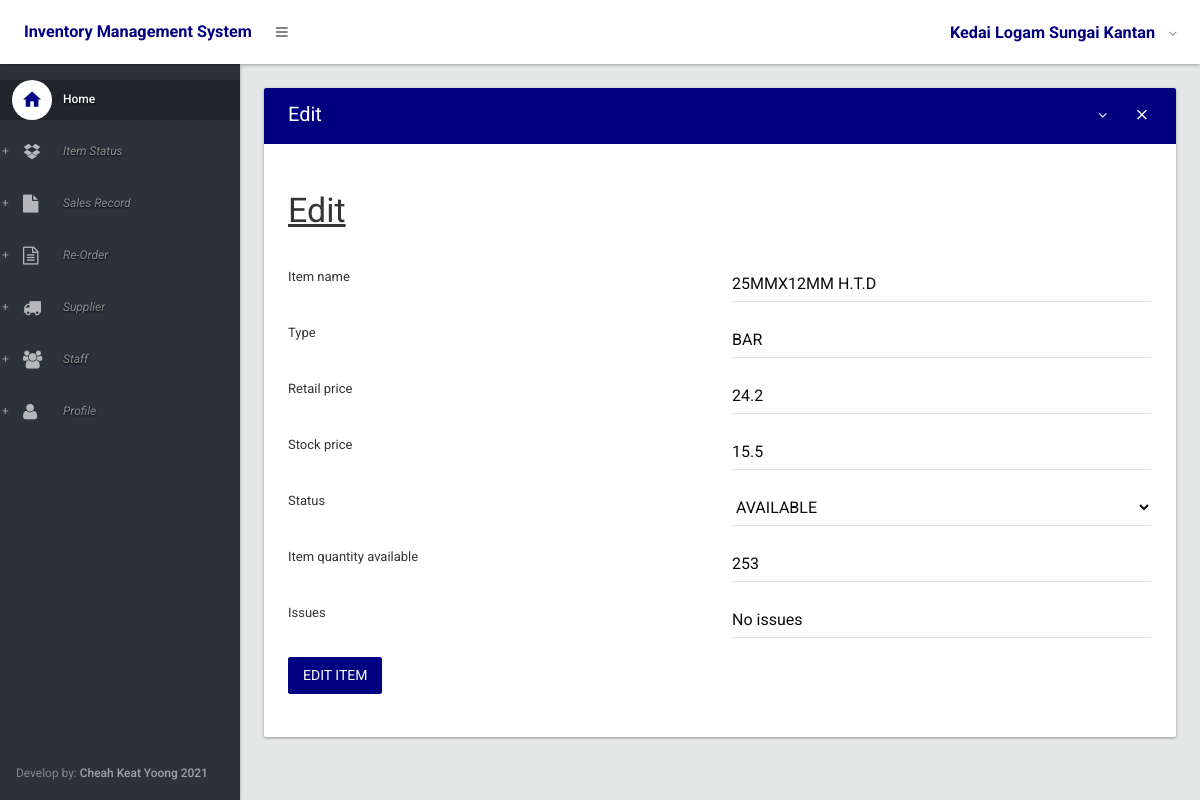
The app's page /item/edit_item/1046 (signed in) with its own data.
### inventory/models.py (models this page shows, shortened)
class item_status(models.Model):
    item_code=models.AutoField(primary_key=True,unique=True)
    item_name=models.CharField(max_length=50,blank=True)
    type= models.CharField(max_length=100,blank=True)
    retail_price=models.FloatField()
    stock_price=models.FloatField(null=True)
    choices =({'AVAILABLE','Item ready to be purchased'},{'SOLD','Item Sold'},{'RESTOCKING','Item restocking in few days'})
    status=models.CharField(max_length=50,choices=choices,default="AVAILABLE") #Available,Sold, Restocking
    item_quantity_available=models.IntegerField()
    issues=models.CharField(max_length=100,default="No issues")

### inventory/views/alpha.py (the view)
# urls.py: url(r'^item/edit_item/(?P<pk>\d+)$', edit_item_status, name="edit_item_status"),
@login_required
def edit_item_status(request, pk):
    return edit_item(request, pk, item_status, item_statusForm)

### inventory/forms.py
class item_statusForm(forms.ModelForm):
    class Meta:
        model = item_status
        fields = ('item_code', 'item_name', 'type', 'retail_price','stock_price','status','item_quantity_available','issues',)

### inventory/templates/inv/edit_item.html (shortened to what this page needs)
{% extends 'inv/base.html' %}
{% load widget_tweaks %}
{% block body %}
         <section>
					<div class="section-body">
						<div class="row">
							<div class="col-lg-12">
								<div class="card">
									<div class="card-head style-primary">
										<header>Edit</header>
										<div class="tools">
											<a class="btn btn-icon-toggle btn-collapse"><i class="fa fa-angle-down"></i></a>
											<a class="btn btn-icon-toggle btn-close"><i class="md md-close"></i></a>
										</div>
									</div>
									<div class="card-body">
  <form method="POST">
    <h1><u>Edit</u></h1><br>
    {% for field in form %}
     <div class="row">
    <div class="col-sm-6">
        <label for="regular2">{{ field.label }}</label>
       </div>
        <div class="col-sm-6">
         <div class="form-group floating-label">
          {{ field| add_class:'form-control' }}
          </div>
        </div>
      </div>
    {% endfor %}
    <div class="form-group row">
      <div class="col-sm-6">
        <button type="submit" class="btn btn-primary">Edit Item</button>
      </div>
    </div>
  </form>
									</div>
								</div>
							</div>
						</div>
					</div>
				</section>
{% endblock %}

### records on screen
item_status: form "25MMX12MM H.T.D" "BAR" "24.2" "15.5" "AVAILABLE" "253" "No issues"

### other values on screen
{{ field.label }} "Item name" "Type" "Retail price" "Stock price" "Status" "Item quantity available" "Issues"
